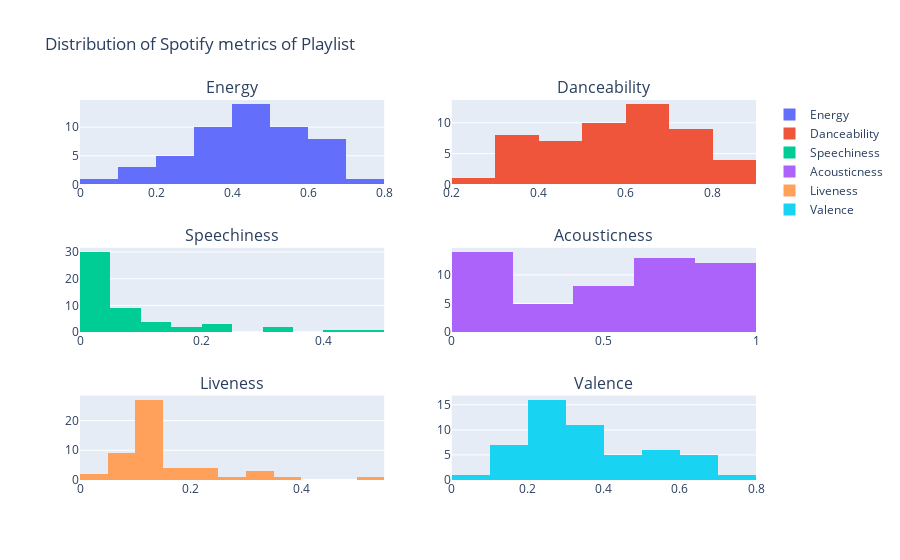

Source (notebook cell):
### Code cell
fig = make_subplots(rows=3, cols=2,
                    subplot_titles = ['Energy', 'Danceability', 'Speechiness',
                                      'Acousticness', 'Liveness', 'Valence'])
fig.add_trace(sns.hist(x=, name = 'Energy'), row=1, col=1)
fig.add_trace(sns.hist(x=FeatureDF['danceability'], name = 'Danceability'), row=1, col=2)
fig.add_trace(sns.hist(x=FeatureDF['speechiness'], name = 'Speechiness'), row=2, col=1)
fig.add_trace(sns.hist(x=FeatureDF['acousticness'], name = 'Acousticness'), row=2, col=2)
fig.add_trace(sns.hist(x=FeatureDF['liveness'], name = 'Liveness'), row=3, col=1)
fig.add_trace(sns.hist(x=FeatureDF['valence'], name = 'Valence'), row=3, col=2)
fig.update_layout(title = "Distribution of Spotify metrics of Playlist")
fig.show()

### Figure 1 — Plotly figure (JSON) as saved in the notebook; plotly's stock layout.template omitted (floating-point values rounded to 4 significant figures)
{"data": [{"name": "Energy", "type": "histogram", "x": [0.356, 0.31, 0.525, 0.678, 0.669, 0.247, 0.58, 0.459, 0.481, 0.488, 0.254, 0.786, 0.543, 0.599, 0.675, 0.667, 0.415, 0.39, 0.436, 0.277, 0.39, 0.589, 0.661, 0.35, 0.364, 0.459, 0.429, 0.458, 0.229, 0.501, 0.436, 0.454, 0.543, 0.405, 0.446, 0.516, 0.313, 0.56, 0.161, 0.265, 0.381, 0.349, 0.451, 0.301, 0.588, 0.172, 0.0948, 0.199, 0.625, 0.676, 0.639, 0.449], "xaxis": "x", "yaxis": "y"}, {"name": "Danceability", "type": "histogram", "x": [0.786, 0.348, 0.611, 0.533, 0.481, 0.36, 0.358, 0.693, 0.661, 0.606, 0.541, 0.814, 0.824, 0.738, 0.742, 0.552, 0.661, 0.739, 0.756, 0.659, 0.784, 0.58, 0.679, 0.666, 0.831, 0.601, 0.432, 0.534, 0.49, 0.735, 0.656, 0.677, 0.696, 0.504, 0.502, 0.507, 0.439, 0.338, 0.401, 0.747, 0.512, 0.254, 0.317, 0.37, 0.435, 0.364, 0.338, 0.43, 0.585, 0.721, 0.833, 0.678], "xaxis": "x2", "yaxis": "y2"}, {"name": "Speechiness", "type": "histogram", "x": [0.0462, 0.0413, 0.0354, 0.0256, 0.455, 0.0396, 0.045, 0.0407, 0.0294, 0.0255, 0.0387, 0.232, 0.209, 0.0393, 0.0907, 0.333, 0.183, 0.0918, 0.0457, 0.119, 0.0615, 0.327, 0.124, 0.0389, 0.124, 0.44, 0.0293, 0.233, 0.0273, 0.167, 0.0744, 0.0673, 0.0454, 0.0515, 0.0365, 0.106, 0.0291, 0.0298, 0.0372, 0.0354, 0.0258, 0.0379, 0.0347, 0.0322, 0.0336, 0.0335, 0.0434, 0.0348, 0.0765, 0.045, 0.0676, 0.0869], "xaxis": "x3", "yaxis": "y3"}, {"name": "Acousticness", "type": "histogram", "x": [0.771, 0.845, 0.767, 0.663, 0.92, 0.838, 0.768, 0.733, 0.662, 0.597, 0.929, 0.069, 0.101, 0.434, 0.139, 0.0381, 0.0202, 0.0475, 0.0554, 0.443, 0.286, 0.343, 0.0641, 0.204, 0.0268, 0.195, 0.0095, 0.299, 0.804, 0.627, 0.845, 0.83, 0.438, 0.786, 0.466, 0.457, 0.692, 0.204, 0.781, 0.745, 0.784, 0.85, 0.537, 0.845, 0.735, 0.92, 0.884, 0.906, 0.0444, 0.0052, 0.152, 0.477], "xaxis": "x4", "yaxis": "y4"}, {"name": "Liveness", "type": "histogram", "x": [0.1, 0.111, 0.112, 0.145, 0.139, 0.104, 0.127, 0.12, 0.0789, 0.184, 0.101, 0.0976, 0.178, 0.13, 0.167, 0.0777, 0.31, 0.0732, 0.309, 0.128, 0.139, 0.121, 0.0976, 0.238, 0.0736, 0.144, 0.136, 0.095, 0.126, 0.104, 0.221, 0.274, 0.394, 0.102, 0.331, 0.128, 0.0464, 0.108, 0.118, 0.11, 0.109, 0.234, 0.0898, 0.113, 0.156, 0.0916, 0.1, 0.145, 0.0376, 0.205, 0.101, 0.536], "xaxis": "x5", "yaxis": "y5"}, {"name": "Valence", "type": "histogram", "x": [0.519, 0.0474, 0.299, 0.683, 0.351, 0.279, 0.352, 0.35, 0.154, 0.468, 0.251, 0.797, 0.548, 0.575, 0.679, 0.348, 0.286, 0.285, 0.228, 0.24, 0.316, 0.363, 0.388, 0.272, 0.649, 0.231, 0.205, 0.275, 0.281, 0.551, 0.196, 0.273, 0.3, 0.176, 0.311, 0.486, 0.243, 0.576, 0.112, 0.2, 0.114, 0.303, 0.459, 0.149, 0.516, 0.105, 0.237, 0.477, 0.666, 0.394, 0.448, 0.606], "xaxis": "x6", "yaxis": "y6"}], "layout": {"annotations": [{"font": {"size": 16}, "showarrow": false, "text": "Energy", "x": 0.225, "xanchor": "center", "xref": "paper", "y": 1, "yanchor": "bottom", "yref": "paper"}, {"font": {"size": 16}, "showarrow": false, "text": "Danceability", "x": 0.775, "xanchor": "center", "xref": "paper", "y": 1, "yanchor": "bottom", "yref": "paper"}, {"font": {"size": 16}, "showarrow": false, "text": "Speechiness", "x": 0.225, "xanchor": "center", "xref": "paper", "y": 0.6111, "yanchor": "bottom", "yref": "paper"}, {"font": {"size": 16}, "showarrow": false, "text": "Acousticness", "x": 0.775, "xanchor": "center", "xref": "paper", "y": 0.6111, "yanchor": "bottom", "yref": "paper"}, {"font": {"size": 16}, "showarrow": false, "text": "Liveness", "x": 0.225, "xanchor": "center", "xref": "paper", "y": 0.2222, "yanchor": "bottom", "yref": "paper"}, {"font": {"size": 16}, "showarrow": false, "text": "Valence", "x": 0.775, "xanchor": "center", "xref": "paper", "y": 0.2222, "yanchor": "bottom", "yref": "paper"}], "title": {"text": "Distribution of Spotify metrics of Playlist"}, "xaxis": {"anchor": "y", "domain": [0, 0.45]}, "xaxis2": {"anchor": "y2", "domain": [0.55, 1]}, "xaxis3": {"anchor": "y3", "domain": [0, 0.45]}, "xaxis4": {"anchor": "y4", "domain": [0.55, 1]}, "xaxis5": {"anchor": "y5", "domain": [0, 0.45]}, "xaxis6": {"anchor": "y6", "domain": [0.55, 1]}, "yaxis": {"anchor": "x", "domain": [0.7778, 1]}, "yaxis2": {"anchor": "x2", "domain": [0.7778, 1]}, "yaxis3": {"anchor": "x3", "domain": [0.3889, 0.6111]}, "yaxis4": {"anchor": "x4", "domain": [0.3889, 0.6111]}, "yaxis5": {"anchor": "x5", "domain": [0, 0.2222]}, "yaxis6": {"anchor": "x6", "domain": [0, 0.2222]}}}
